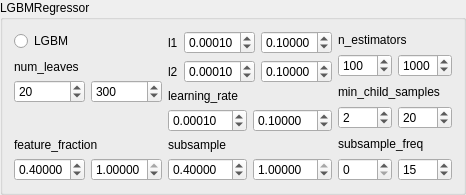
          <widget class="QGroupBox" name="groupBox_7">
           <property name="title">
            <string>LGBMRegressor</string>
           </property>
           <layout class="QGridLayout" name="gridLayout_44">
            <item row="0" column="0">
             <layout class="QGridLayout" name="gridLayout_69">
              <item row="0" column="0">
               <layout class="QGridLayout" name="gridLayout_66">
                <item row="0" column="0">
                 <layout class="QGridLayout" name="gridLayout_59">
                  <item row="2" column="1">
                   <widget class="QSpinBox" name="spinBox_lgbm_num_leaves_max">
                    <property name="maximum">
                     <number>5000</number>
                    </property>
                    <property name="singleStep">
                     <number>10</number>
                    </property>
                    <property name="value">
                     <number>300</number>
                    </property>
                   </widget>
                  </item>
                  <item row="1" column="0" colspan="2" alignment="Qt::AlignBottom">
                   <widget class="QLabel" name="label_30">
                    <property name="text">
                     <string>num_leaves</string>
                    </property>
                   </widget>
                  </item>
                  <item row="2" column="0">
                   <widget class="QSpinBox" name="spinBox_lgbm_num_leaves_min">
                    <property name="maximum">
                     <number>5000</number>
                    </property>
                    <property name="singleStep">
                     <number>10</number>
                    </property>
                    <property name="value">
                     <number>20</number>
                    </property>
                    <property name="displayIntegerBase">
                     <number>10</number>
                    </property>
                   </widget>
                  </item>
                  <item row="0" column="0">
                   <widget class="QRadioButton" name="radioButton_lgbm">
                    <property name="text">
                     <string>LGBM</string>
                    </property>
                    <attribute name="buttonGroup">
                     <string notr="true">buttonGroup</string>
                    </attribute>
                   </widget>
                  </item>
                 </layout>
                </item>
                <item row="1" column="0">
                 <layout class="QGridLayout" name="gridLayout_60">
                  <item row="1" column="0">
                   <widget class="QDoubleSpinBox" name="doubleSpinBox_lgbm_feature_min">
                    <property name="decimals">
                     <number>5</number>
                    </property>
                    <property name="minimum">
                     <double>0.000000000000000</double>
                    </property>
                    <property name="maximum">
                     <double>1.000000000000000</double>
                    </property>
                    <property name="singleStep">
                     <double>0.100000000000000</double>
                    </property>
                    <property name="value">
                     <double>0.400000000000000</double>
                    </property>
                   </widget>
                  </item>
                  <item row="1" column="1">
                   <widget class="QDoubleSpinBox" name="doubleSpinBox_lgbm_feature_max">
                    <property name="decimals">
                     <number>5</number>
                    </property>
                    <property name="minimum">
                     <double>0.000000000000000</double>
                    </property>
                    <property name="maximum">
                     <double>1.000000000000000</double>
                    </property>
                    <property name="singleStep">
                     <double>0.100000000000000</double>
                    </property>
                    <property name="value">
                     <double>1.000000000000000</double>
                    </property>
                   </widget>
                  </item>
                  <item row="0" column="0" colspan="2" alignment="Qt::AlignBottom">
                   <widget class="QLabel" name="label_31">
                    <property name="text">
                     <string>feature_fraction</string>
                    </property>
                   </widget>
                  </item>
                 </layout>
                </item>
               </layout>
              </item>
              <item row="0" column="1">
               <layout class="QGridLayout" name="gridLayout_67">
                <item row="0" column="0">
                 <layout class="QGridLayout" name="gridLayout_57">
                  <item row="0" column="0">
                   <widget class="QLabel" name="label_28">
                    <property name="text">
                     <string>l1</string>
                    </property>
                   </widget>
                  </item>
                  <item row="0" column="1">
                   <widget class="QDoubleSpinBox" name="doubleSpinBox_l1_lgbm_min">
                    <property name="decimals">
                     <number>5</number>
                    </property>
                    <property name="minimum">
                     <double>0.000010000000000</double>
                    </property>
                    <property name="maximum">
                     <double>1.000000000000000</double>
                    </property>
                    <property name="singleStep">
                     <double>0.010000000000000</double>
                    </property>
                    <property name="value">
                     <double>0.000100000000000</double>
                    </property>
                   </widget>
                  </item>
                  <item row="0" column="2">
                   <widget class="QDoubleSpinBox" name="doubleSpinBox_l1_lgbm_max">
                    <property name="decimals">
                     <number>5</number>
                    </property>
                    <property name="minimum">
                     <double>0.000010000000000</double>
                    </property>
                    <property name="maximum">
                     <double>1.000000000000000</double>
                    </property>
                    <property name="singleStep">
                     <double>0.010000000000000</double>
                    </property>
                    <property name="value">
                     <double>0.100000000000000</double>
                    </property>
                   </widget>
                  </item>
                 </layout>
                </item>
                <item row="1" column="0">
                 <layout class="QGridLayout" name="gridLayout_58">
                  <item row="0" column="0">
                   <widget class="QLabel" name="label_29">
                    <property name="text">
                     <string>l2</string>
                    </property>
                   </widget>
                  </item>
                  <item row="0" column="1">
                   <widget class="QDoubleSpinBox" name="doubleSpinBox_l2_lgbm_min">
                    <property name="decimals">
                     <number>5</number>
                    </property>
                    <property name="minimum">
                     <double>0.000010000000000</double>
                    </property>
                    <property name="maximum">
                     <double>1.000000000000000</double>
                    </property>
                    <property name="singleStep">
                     <double>0.010000000000000</double>
                    </property>
                    <property name="value">
                     <double>0.000100000000000</double>
                    </property>
                   </widget>
                  </item>
                  <item row="0" column="2">
                   <widget class="QDoubleSpinBox" name="doubleSpinBox_l2_lgbm_max">
                    <property name="decimals">
                     <number>5</number>
                    </property>
                    <property name="minimum">
                     <double>0.000010000000000</double>
                    </property>
                    <property name="maximum">
                     <double>1.000000000000000</double>
                    </property>
                    <property name="singleStep">
                     <double>0.010000000000000</double>
                    </property>
                    <property name="value">
                     <double>0.100000000000000</double>
                    </property>
                   </widget>
                  </item>
                 </layout>
                </item>
                <item row="2" column="0">
                 <layout class="QGridLayout" name="gridLayout_61">
                  <item row="1" column="0">
                   <widget class="QDoubleSpinBox" name="doubleSpinBox_lr_lgbm_min">
                    <property name="decimals">
                     <number>5</number>
                    </property>
                    <property name="minimum">
                     <double>0.000010000000000</double>
                    </property>
                    <property name="maximum">
                     <double>1.000000000000000</double>
                    </property>
                    <property name="singleStep">
                     <double>0.010000000000000</double>
                    </property>
                    <property name="value">
                     <double>0.000100000000000</double>
                    </property>
                   </widget>
                  </item>
                  <item row="1" column="1">
                   <widget class="QDoubleSpinBox" name="doubleSpinBox_lr_lgbm_max">
                    <property name="decimals">
                     <number>5</number>
                    </property>
                    <property name="minimum">
                     <double>0.000010000000000</double>
                    </property>
                    <property name="maximum">
                     <double>1.000000000000000</double>
                    </property>
                    <property name="singleStep">
                     <double>0.010000000000000</double>
                    </property>
                    <property name="value">
                     <double>0.100000000000000</double>
                    </property>
                   </widget>
                  </item>
                  <item row="0" column="0" colspan="2">
                   <widget class="QLabel" name="label_32">
                    <property name="text">
                     <string>learning_rate</string>
                    </property>
                   </widget>
                  </item>
                 </layout>
                </item>
                <item row="3" column="0">
                 <layout class="QGridLayout" name="gridLayout_64">
                  <item row="1" column="0">
                   <widget class="QDoubleSpinBox" name="doubleSpinBox_lgbm_subsample_min">
                    <property name="decimals">
                     <number>5</number>
                    </property>
                    <property name="minimum">
                     <double>0.000000000000000</double>
                    </property>
                    <property name="maximum">
                     <double>1.000000000000000</double>
                    </property>
                    <property name="singleStep">
                     <double>0.100000000000000</double>
                    </property>
                    <property name="value">
                     <double>0.400000000000000</double>
                    </property>
                   </widget>
                  </item>
                  <item row="1" column="1">
                   <widget class="QDoubleSpinBox" name="doubleSpinBox_lgbm_subsample_max">
                    <property name="decimals">
                     <number>5</number>
                    </property>
                    <property name="minimum">
                     <double>0.000000000000000</double>
                    </property>
                    <property name="maximum">
                     <double>1.000000000000000</double>
                    </property>
                    <property name="singleStep">
                     <double>0.100000000000000</double>
                    </property>
                    <property name="value">
                     <double>1.000000000000000</double>
                    </property>
                   </widget>
                  </item>
                  <item row="0" column="0" colspan="2">
                   <widget class="QLabel" name="label_35">
                    <property name="text">
                     <string>subsample</string>
                    </property>
                   </widget>
                  </item>
                 </layout>
                </item>
               </layout>
              </item>
              <item row="0" column="2">
               <layout class="QGridLayout" name="gridLayout_68">
                <item row="0" column="0">
                 <layout class="QGridLayout" name="gridLayout_62">
                  <item row="1" column="0">
                   <widget class="QSpinBox" name="spinBox_estim_lgbm_min">
                    <property name="maximum">
                     <number>5000</number>
                    </property>
                    <property name="singleStep">
                     <number>50</number>
                    </property>
                    <property name="value">
                     <number>100</number>
                    </property>
                   </widget>
                  </item>
                  <item row="1" column="1">
                   <widget class="QSpinBox" name="spinBox_estim_lgbm_max">
                    <property name="maximum">
                     <number>5000</number>
                    </property>
                    <property name="singleStep">
                     <number>50</number>
                    </property>
                    <property name="value">
                     <number>1000</number>
                    </property>
                   </widget>
                  </item>
                  <item row="0" column="0" colspan="2">
                   <widget class="QLabel" name="label_33">
                    <property name="text">
                     <string>n_estimators</string>
                    </property>
                   </widget>
                  </item>
                 </layout>
                </item>
                <item row="1" column="0">
                 <layout class="QGridLayout" name="gridLayout_63">
                  <item row="0" column="0" colspan="2">
                   <widget class="QLabel" name="label_34">
                    <property name="text">
                     <string>min_child_samples</string>
                    </property>
                   </widget>
                  </item>
                  <item row="1" column="0">
                   <widget class="QSpinBox" name="spinBox_lgbm_child_min">
                    <property name="maximum">
                     <number>5000</number>
                    </property>
                    <property name="singleStep">
                     <number>1</number>
                    </property>
                    <property name="value">
                     <number>2</number>
                    </property>
                   </widget>
                  </item>
                  <item row="1" column="1">
                   <widget class="QSpinBox" name="spinBox_lgbm_child_max">
                    <property name="maximum">
                     <number>5000</number>
                    </property>
                    <property name="singleStep">
                     <number>1</number>
                    </property>
                    <property name="value">
                     <number>20</number>
                    </property>
                   </widget>
                  </item>
                 </layout>
                </item>
                <item row="2" column="0">
                 <layout class="QGridLayout" name="gridLayout_65">
                  <item row="0" column="0" colspan="2">
                   <widget class="QLabel" name="label_36">
                    <property name="text">
                     <string>subsample_freq</string>
                    </property>
                   </widget>
                  </item>
                  <item row="1" column="0">
                   <widget class="QSpinBox" name="spinBox_lgbm_sub_freq_min"/>
                  </item>
                  <item row="1" column="1">
                   <widget class="QSpinBox" name="spinBox_lgbm_sub_freq_max">
                    <property name="value">
                     <number>15</number>
                    </property>
                   </widget>
                  </item>
                 </layout>
                </item>
               </layout>
              </item>
             </layout>
            </item>
           </layout>
          </widget>
